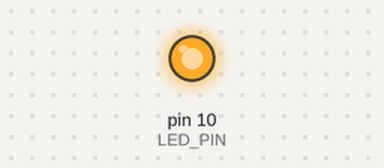
Bench run of a sketch on a simulated Arduino Uno, built with avr-gcc and run on an emulated ATmega328P. On the bench: output pins drawn as LEDs (lit = HIGH). At 8.0 s the program stops and its outputs stay as they are.

Above: at 0.1 s.
At 4.1 s:
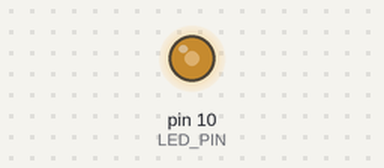
At 6.1 s:
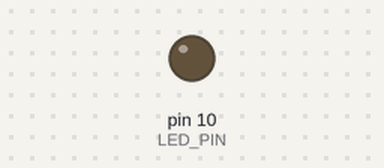
Timing chart, 0 to 7.6 s (numbered marks = the images above):
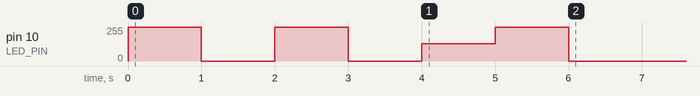

The sketch:

code.ino
```cpp
// LED unit test sketch (ESP32-S3 Arduino variant of code/code.ino):
//   Digital phase: blink GPIO10; `value` tracks the pin through the resistor.
//   PWM phase: analogWrite half duty -> `brightness` reports the duty;
//   255 -> full on (the core writes duty 256) -> brightness must read 1;
//   0 -> off.

const int LED_PIN = 10;

void setup() {
  pinMode(LED_PIN, OUTPUT);
}

void loop() {
  digitalWrite(LED_PIN, HIGH);
  delay(1000);
  digitalWrite(LED_PIN, LOW);
  delay(1000);
  digitalWrite(LED_PIN, HIGH);
  delay(1000);
  digitalWrite(LED_PIN, LOW);
  delay(1000);

  analogWrite(LED_PIN, 128);
  delay(1000);
  analogWrite(LED_PIN, 255);
  delay(1000);
  analogWrite(LED_PIN, 0);
  while (true) {
    delay(1000);
  }
}
```

Measured:
- by itself, pin 10 (LED_PIN): 0/255 → 255/255 at 0.00 s, → 0/255 1.0 s later, → 255/255 1.0 s later, → 0/255 1.0 s later, … (7 changes in this stretch)
